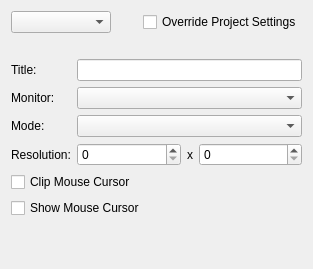
<?xml version="1.0" encoding="UTF-8"?>
<ui version="4.0">
 <class>xiiQtWindowConfigPage</class>
 <widget class="QWidget" name="xiiQtWindowConfigPage">
  <property name="geometry">
   <rect>
    <x>0</x>
    <y>0</y>
    <width>313</width>
    <height>269</height>
   </rect>
  </property>
  <property name="minimumSize">
   <size>
    <width>250</width>
    <height>200</height>
   </size>
  </property>
  <property name="maximumSize">
   <size>
    <width>350</width>
    <height>300</height>
   </size>
  </property>
  <property name="windowTitle">
   <string>Window Configuration</string>
  </property>
  <property name="windowIcon">
   <iconset resource="../QtResources/resources.qrc">
    <normaloff>:/EditorFramework/Icons/WindowConfig.svg</normaloff>:/EditorFramework/Icons/WindowConfig.svg</iconset>
  </property>
  <layout class="QVBoxLayout" name="verticalLayout">
   <item>
    <layout class="QHBoxLayout" name="horizontalLayout_2">
     <item>
      <widget class="QComboBox" name="m_ComboWnd">
       <property name="minimumSize">
        <size>
         <width>100</width>
         <height>0</height>
        </size>
       </property>
      </widget>
     </item>
     <item>
      <spacer name="horizontalSpacer">
       <property name="orientation">
        <enum>Qt::Horizontal</enum>
       </property>
       <property name="sizeHint" stdset="0">
        <size>
         <width>40</width>
         <height>20</height>
        </size>
       </property>
      </spacer>
     </item>
     <item>
      <widget class="QCheckBox" name="m_CheckOverrideDefault">
       <property name="text">
        <string>Override Project Settings</string>
       </property>
      </widget>
     </item>
    </layout>
   </item>
   <item>
    <spacer name="verticalSpacer_2">
     <property name="orientation">
      <enum>Qt::Vertical</enum>
     </property>
     <property name="sizeType">
      <enum>QSizePolicy::Fixed</enum>
     </property>
     <property name="sizeHint" stdset="0">
      <size>
       <width>20</width>
       <height>20</height>
      </size>
     </property>
    </spacer>
   </item>
   <item>
    <layout class="QGridLayout" name="gridLayout">
     <item row="2" column="0">
      <widget class="QLabel" name="label_3">
       <property name="text">
        <string>Mode:</string>
       </property>
      </widget>
     </item>
     <item row="1" column="1">
      <widget class="QComboBox" name="m_ComboMonitor" />
     </item>
     <item row="3" column="0">
      <widget class="QLabel" name="label_4">
       <property name="text">
        <string>Resolution:</string>
       </property>
      </widget>
     </item>
     <item row="0" column="0">
      <widget class="QLabel" name="label">
       <property name="text">
        <string>Title:</string>
       </property>
      </widget>
     </item>
     <item row="0" column="1">
      <widget class="QLineEdit" name="m_LineEditTitle" />
     </item>
     <item row="3" column="1">
      <layout class="QHBoxLayout" name="horizontalLayout">
       <item>
        <widget class="QSpinBox" name="m_SpinResX">
         <property name="sizePolicy">
          <sizepolicy hsizetype="MinimumExpanding" vsizetype="Fixed">
           <horstretch>0</horstretch>
           <verstretch>0</verstretch>
          </sizepolicy>
         </property>
         <property name="minimum">
          <number>0</number>
         </property>
         <property name="maximum">
          <number>5000</number>
         </property>
         <property name="singleStep">
          <number>10</number>
         </property>
        </widget>
       </item>
       <item>
        <widget class="QLabel" name="label_5">
         <property name="text">
          <string>x</string>
         </property>
        </widget>
       </item>
       <item>
        <widget class="QSpinBox" name="m_SpinResY">
         <property name="sizePolicy">
          <sizepolicy hsizetype="MinimumExpanding" vsizetype="Fixed">
           <horstretch>0</horstretch>
           <verstretch>0</verstretch>
          </sizepolicy>
         </property>
         <property name="minimum">
          <number>0</number>
         </property>
         <property name="maximum">
          <number>5000</number>
         </property>
         <property name="singleStep">
          <number>10</number>
         </property>
        </widget>
       </item>
      </layout>
     </item>
     <item row="1" column="0">
      <widget class="QLabel" name="label_2">
       <property name="text">
        <string>Monitor:</string>
       </property>
      </widget>
     </item>
     <item row="2" column="1">
      <widget class="QComboBox" name="m_ComboMode" />
     </item>
     <item row="5" column="0" colspan="2">
      <widget class="QCheckBox" name="m_ShowMouseCursor">
       <property name="text">
        <string>Show Mouse Cursor</string>
       </property>
      </widget>
     </item>
     <item row="4" column="0" colspan="2">
      <widget class="QCheckBox" name="m_ClipMouseCursor">
       <property name="text">
        <string>Clip Mouse Cursor</string>
       </property>
      </widget>
     </item>
    </layout>
   </item>
   <item>
    <spacer name="verticalSpacer">
     <property name="orientation">
      <enum>Qt::Vertical</enum>
     </property>
     <property name="sizeHint" stdset="0">
      <size>
       <width>20</width>
       <height>40</height>
      </size>
     </property>
    </spacer>
   </item>
  </layout>
 </widget>
 <resources>
  <include location="../../../Tools/Libs/GuiFoundation/QtResources/resources.qrc" />
  <include location="../QtResources/resources.qrc" />
 </resources>
 <connections />
</ui>
